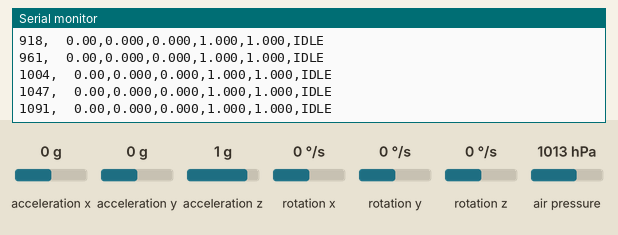
The sketch below on a simulated Arduino Uno, built with avr-gcc and run on an emulated ATmega328P. On the bench: the last lines printed to the serial monitor. Inputs (shaded band) come from the test bench; at power-on: acceleration x 0 g, acceleration y 0 g, acceleration z 1 g, rotation x 0 °/s, rotation y 0 °/s, rotation z 0 °/s, air pressure 1013 hPa. Storage starts empty.

Above: at 4.3 s.
4.4 s: acceleration x set to -1.4 g
At 4.55 s:
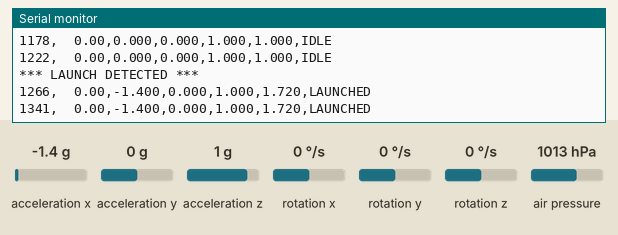
5.9 s: acceleration y set to -0.2 g
At 5.92 s:
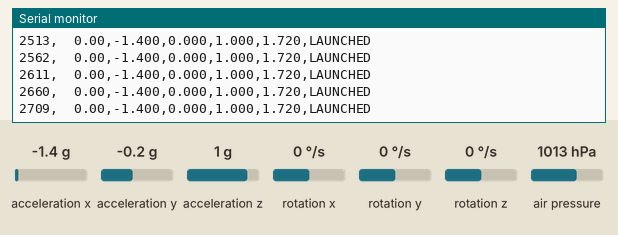
10.5 s: acceleration z set to 0.1 g
At 10.51 s:
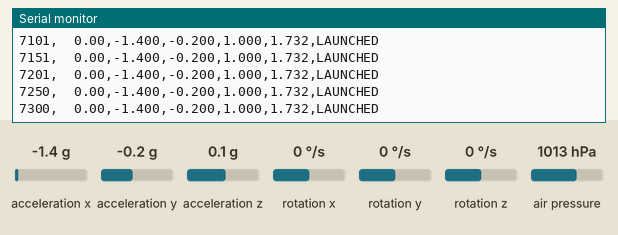
13.5 s: acceleration z set to -0.2 g
At 13.51 s:
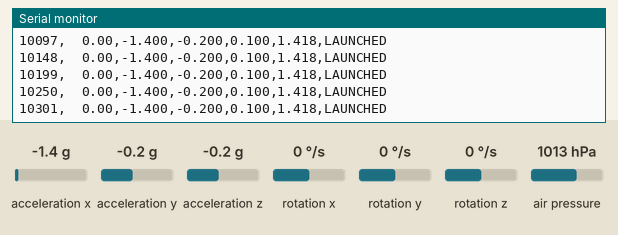
16.5 s: acceleration x set to -0.2 g
At 16.52 s:
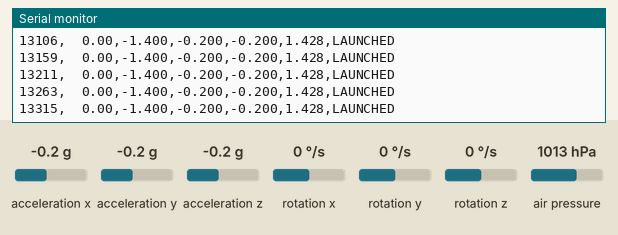
19.5 s: acceleration x set to 0.1 g
At 19.54 s:
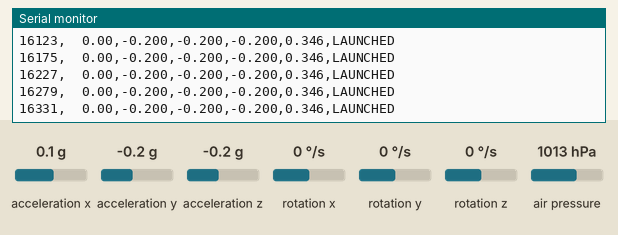
Timing chart, 0 to 22.5 s (numbered marks = the images above; inputs shaded):
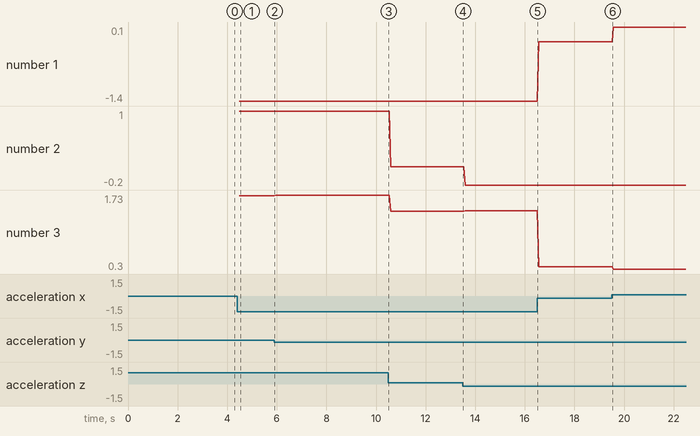

The sketch:

code.ino
```cpp
#include <Wire.h>
#include <SPI.h>
#include <SD.h>
#include <Adafruit_BMP280.h>
#include <MPU6050.h>

#define SD_CS_PIN 10

Adafruit_BMP280 bmp;
MPU6050 mpu;
File dataFile;

float groundPressure;
float groundAltitude;

enum FlightState { IDLE, LAUNCHED, APOGEE, LANDED };
FlightState state = IDLE;

#define LAUNCH_ACCEL_THRESHOLD  1.0
#define APOGEE_ALT_DROP         0.25
#define LANDING_ALT_THRESHOLD   0.5

float maxAltitude = 0;
unsigned long startTime;

// -----------------------------------------------
void setup() {
  Serial.begin(9600);
  delay(2000);

  Serial.println(F("Initializing..."));

  if (!bmp.begin(0x76)) {
    Serial.println(F("BMP280 not found!"));
    while (1);
  }
  Serial.println(F("BMP280 OK"));

  bmp.setSampling(
    Adafruit_BMP280::MODE_NORMAL,
    Adafruit_BMP280::SAMPLING_X16,
    Adafruit_BMP280::SAMPLING_X2,
    Adafruit_BMP280::FILTER_X16,
    Adafruit_BMP280::STANDBY_MS_1
  );

  Wire.begin();
  mpu.initialize();
  if (!mpu.testConnection()) {
    Serial.println(F("MPU6050 not found!"));
    while (1);
  }
  Serial.println(F("MPU6050 OK"));

  if (!SD.begin(SD_CS_PIN)) {
    Serial.println(F("SD card failed!"));
    while (1);
  }
  Serial.println(F("SD card OK"));

  dataFile = SD.open("flight.csv", FILE_WRITE);
  if (dataFile) {
    dataFile.println(F("time_ms,altitude_m,ax,ay,az,total_g,state"));
    dataFile.flush();
    Serial.println(F("Log file created"));
  } else {
    Serial.println(F("Log file failed!"));
    while (1);
  }

  // Calibrate ground level
  Serial.println(F("Calibrating..."));
  float pressureSum = 0;
  for (int i = 0; i < 100; i++) {
    pressureSum += bmp.readPressure();
    delay(10);
  }
  groundPressure = pressureSum / 100.0;
  groundAltitude = bmp.readAltitude(groundPressure / 100.0);

  startTime = millis();
  Serial.println(F("Ready. Waiting for launch..."));
}

// -----------------------------------------------
void loop() {
  unsigned long currentTime = millis() - startTime;

  float altitude = bmp.readAltitude(groundPressure / 100.0) - groundAltitude;

  int16_t ax, ay, az;
  mpu.getAcceleration(&ax, &ay, &az);

  float gx = ax / 16384.0;
  float gy = ay / 16384.0;
  float gz = az / 16384.0;
  float totalG = sqrt(gx*gx + gy*gy + gz*gz);

  if (altitude > maxAltitude) maxAltitude = altitude;

  // State machine
  switch (state) {
    case IDLE:
      if (totalG > LAUNCH_ACCEL_THRESHOLD) {
        state = LAUNCHED;
        Serial.println(F("*** LAUNCH DETECTED ***"));
      }
      break;

    case LAUNCHED:
      if (maxAltitude - altitude > APOGEE_ALT_DROP && maxAltitude > 0.5) {
        state = APOGEE;
        Serial.print(F("*** APOGEE at "));
        Serial.print(maxAltitude);
        Serial.println(F(" m ***"));
      }
      break;

    case APOGEE:
      if (altitude < LANDING_ALT_THRESHOLD) {
        state = LANDED;
        Serial.println(F("*** LANDED ***"));
      }
      break;

    case LANDED:
      if (dataFile) {
        dataFile.close();
        Serial.println(F("Data saved. Done."));
      }
      while (1);
  }

  // State label
  const char* stateStr;
  switch (state) {
    case IDLE:     stateStr = "IDLE";     break;
    case LAUNCHED: stateStr = "LAUNCHED"; break;
    case APOGEE:   stateStr = "APOGEE";   break;
    default:       stateStr = "LANDED";   break;
  }
// Build CSV line manually
  char altStr[10], gxStr[8], gyStr[8], gzStr[8], tgStr[8];
  dtostrf(altitude, 6, 2, altStr);
  dtostrf(gx, 5, 3, gxStr);
  dtostrf(gy, 5, 3, gyStr);
  dtostrf(gz, 5, 3, gzStr);
  dtostrf(totalG, 5, 3, tgStr);

  char buf[72];
  snprintf(buf, sizeof(buf), "%lu,%s,%s,%s,%s,%s,%s",
           currentTime, altStr, gxStr, gyStr, gzStr, tgStr, stateStr);

  if (dataFile) {
    dataFile.println(buf);
    dataFile.flush();
  }

  Serial.println(buf);

  delay(20);
}
```

Measured:
- after the input at 4.4 s, the serial monitor: prints a new line after 0.06 s (image 1)
